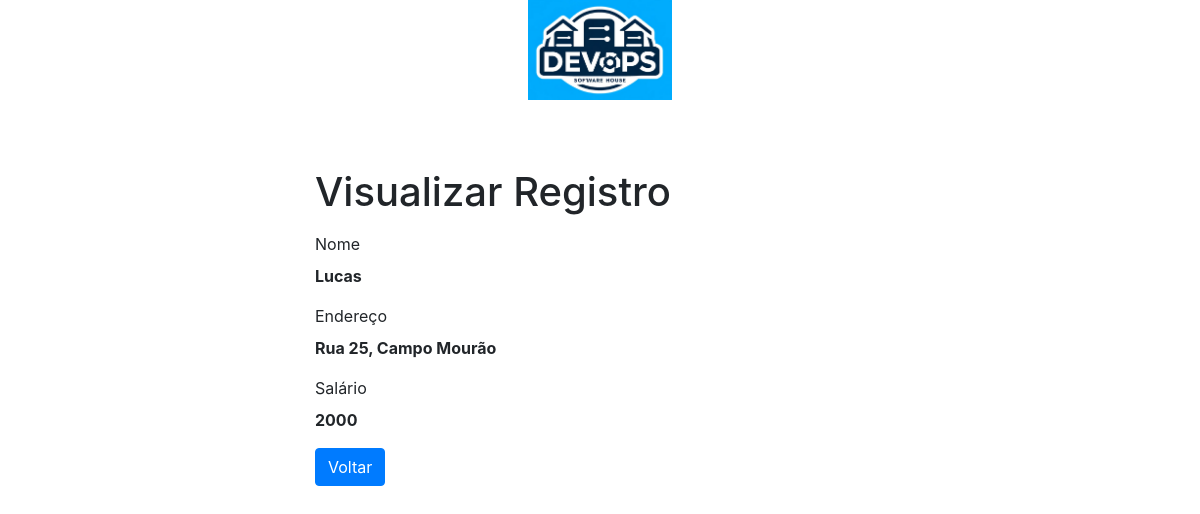
Screenshot of /read.php?id=3 with the database file from the repository.
### tables this page shows
CREATE TABLE IF NOT EXISTS `employees` (
  `id` int(11) NOT NULL AUTO_INCREMENT,
  `name` varchar(100) NOT NULL,
  `address` varchar(255) NOT NULL,
  `salary` int(10) NOT NULL,
  PRIMARY KEY (`id`)
);

### read.php (the view, shortened to what this page needs)
<?php
if(isset($_GET["id"]) && !empty(trim($_GET["id"]))){
    require_once "config.php";
    $sql = "SELECT * FROM employees WHERE id = ?";
    if($stmt = mysqli_prepare($link, $sql)){
        mysqli_stmt_bind_param($stmt, "i", $param_id);
        if(mysqli_stmt_execute($stmt)){
            $result = mysqli_stmt_get_result($stmt);
            if(mysqli_num_rows($result) == 1){
                $row = mysqli_fetch_array($result, MYSQLI_ASSOC);
                $name = $row["name"];
                $address = $row["address"];
                $salary = $row["salary"];
            } else{
                header("location: error.php");
                exit();
            }
        } else{
            echo "Opa! Algo deu errado. Por favor, tente novamente mais tarde.";
        }
    }
} else{
    header("location: error.php");
    exit();
}
?>
<!DOCTYPE html>
<html lang="pt">
<head>
    <link rel="stylesheet" href="https://stackpath.bootstrapcdn.com/bootstrap/4.5.2/css/bootstrap.min.css">
</head>
<body>
    <div class="header-logo">
        <img src="img/logo.png" alt="Logotipo da DEVOPS Software House">
    </div>
    <div class="wrapper">
        <div class="container-fluid">
            <div class="row">
                <div class="col-md-12">
                    <h1 class="mt-5 mb-3">Visualizar Registro</h1>
                    <div class="form-group">
                        <label>Nome</label>
                        <p><b><?php echo $name; ?></b></p>
                    </div>
                    <div class="form-group">
                        <label>Endereço</label>
                        <p><b><?php echo $address; ?></b></p>
                    </div>
                    <div class="form-group">
                        <label>Salário</label>
                        <p><b><?php echo $salary; ?></b></p>
                    </div>
                    <p><a href="index.php" class="btn btn-primary">Voltar</a></p>
                </div>
            </div>
        </div>
    </div>
</body>
</html>

### read.php (style rules this page uses)
.wrapper { width: 600px; margin: 0 auto; }
.header-logo { text-align: center; margin-bottom: 20px; }
.header-logo img { max-height: 100px; }

### rows the page displays
employees: name "Lucas", address "Rua 25, Campo Mourão", salary "2000"
